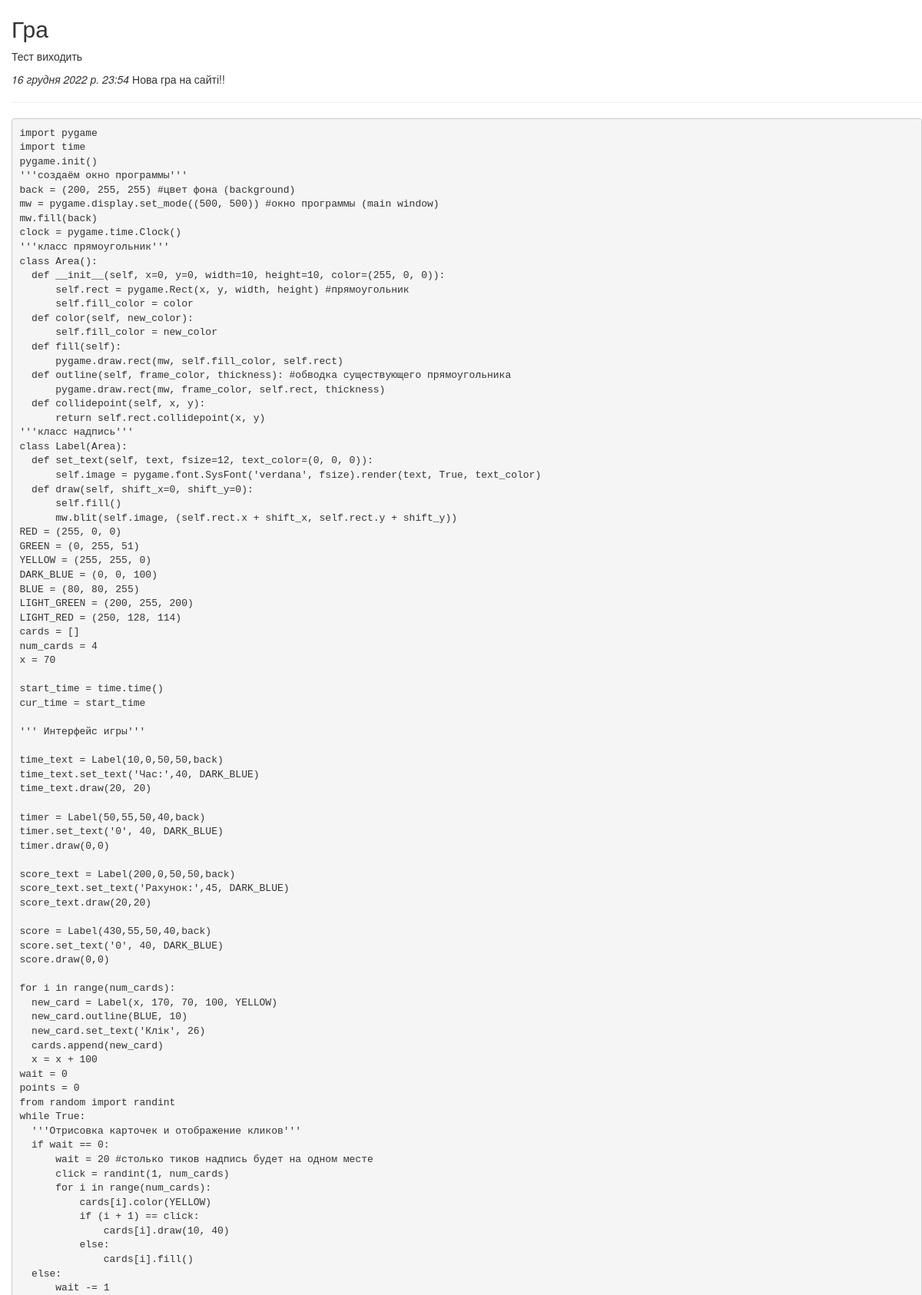
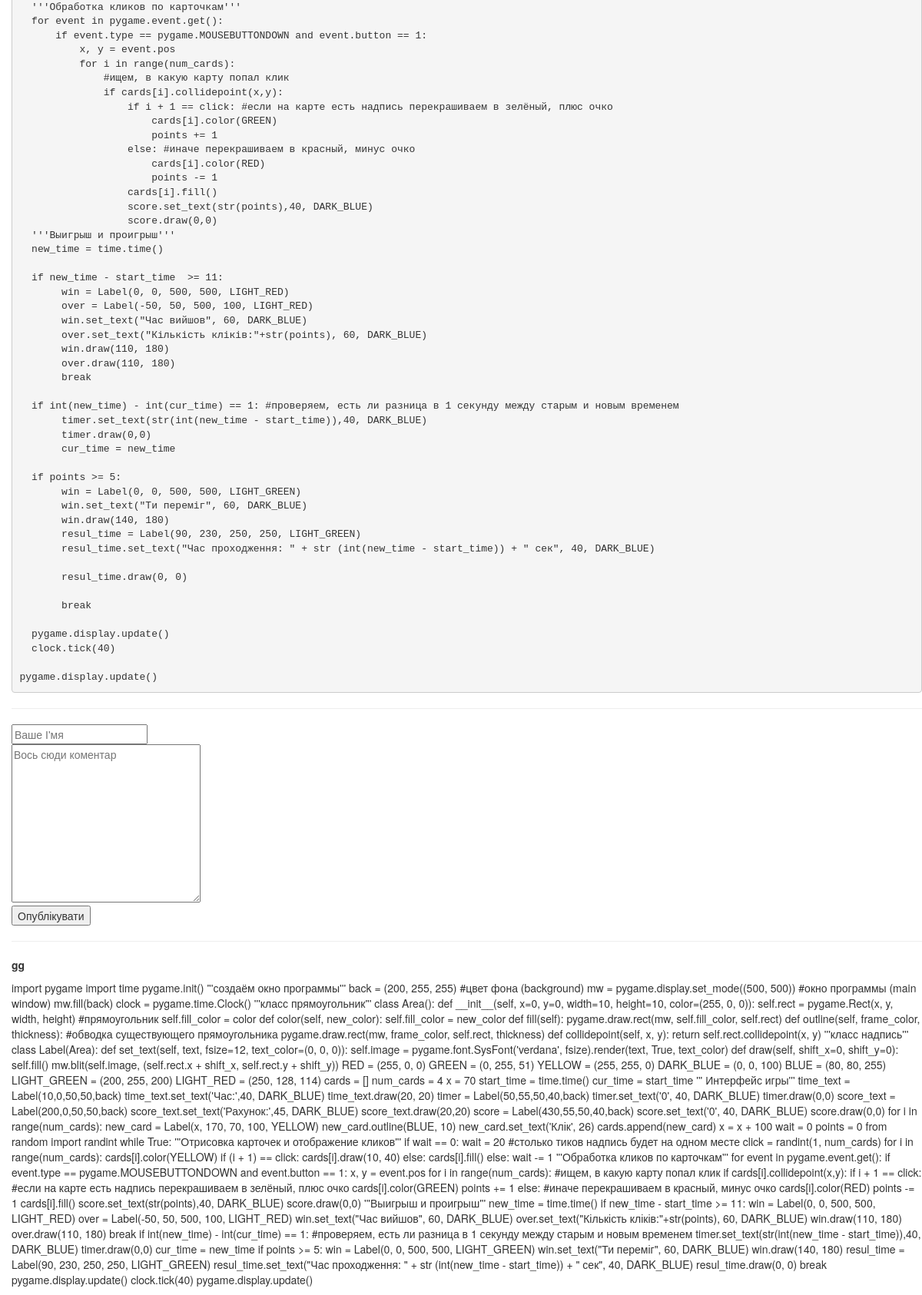
The app's page /gameapp/1/ with its own data (2 pictures, top to bottom).
### game/apps/gameapp/models.py (models this page shows, shortened)
class Game(models.Model):
    game_title = models.CharField('Назва гри', max_length=100)
    game_code = models.TextField('Код гри тре вставити в IDE')
    game_description = models.TextField('Опис гри')
    pub_date = models.DateTimeField('Дата публікації на сайті')
    def was_published_recently(self):
        return self.pub_date >= (timezone.now() - datetime.timedelta(days = 7))
    class Meta:
        verbose_name = 'Гра'
        verbose_name_plural = 'Ігри'

class Comment(models.Model):
    gameapp = models.ForeignKey(Game, on_delete = models.CASCADE)
    author_name = models.CharField("Ім'я автора" , max_length=50)
    comment_text = models.TextField('Текст коментаря')
    class Meta:
        verbose_name = 'Коментар'
        verbose_name_plural = 'Коментарі'

### game/apps/gameapp/views.py (the view)
# urls.py: path('<int:game_id>/', views.detail, name='detail'),
def detail(request, game_id):
    try:
        a= Game.objects.get( id = game_id)
    except:
        raise Http404("Сайт гри не знайдено =(")
    Comment_list = a.comment_set.order_by('-id')[:10]
    return render(request, 'game/detail.html', {'game':a, 'Comment_list': Comment_list})

### game/templates/game/detail.html (shortened to what this page needs)
{% extends 'base.html' %}
{% block content %}
<h2>{{game.game_title}}</h2>
<p>{{game.game_description}}</p>
<em>{{game.pub_date}}</em>
{% if game.was_published_recently %}
Нова гра на сайті!!
{% endif %}
<hr>
<pre>{{game.game_code}}</pre>
<hr>
<form action="{% url 'gameapp:leave_comment' game.id %}" method="POST">
  <input type="text" required placeholder="Ваше І'мя" name="name"><br>
  <textarea name="text" required="" placeholder="Вось сюди коментар" cols="30" rows="10"></textarea><br>
  <button type="submit">Опублікувати</button>
</form>
<hr>
{% if Comment_list %}
  {% for c in Comment_list %}
    <p>
      <strong>{{c.author_name}}</strong>
      <p>{{c.comment_text}}</p>
    </p>
  {% endfor %}
{% else %}
Коментарі не знайдено
{% endif %}
{% endblock %}

### game/templates/base.html (shortened to what this page needs)
<!DOCTYPE html>
{%load static%}
<html lang="en">
<head>
    <link rel="stylesheet" href="{% static './css/game.css' %}">
    <link rel="stylesheet" href="//maxcdn.bootstrapcdn.com/bootstrap/3.2.0/css/bootstrap.min.css">
    <link rel="stylesheet" href="//maxcdn.bootstrapcdn.com/bootstrap/3.2.0/css/bootstrap-theme.min.css">
</head>
<body>
    {% block content %}{% endblock %}
</body>
</html>

### game/static/css/game.css (style rules this page uses)
h2 { color: #99ff33; font-family: sans-serif; }
body { padding-left: 15px; }

### records on screen
Game: game_title "Гра", game_description "Тест виходить", pub_date "16 грудня 2022 р. 23:54", game_code "import pygame import time pygame.init() '''создаём окно программы''' back = (200, 255, 255) #цвет фона (background) mw = pygame.display.set_mode((500, 500)) #окно программы (main window) mw.fill(back) clock = pygame.time.Clock() '''класс прямоугольник''' class Area(): def __init__(self, x=0, y=0, width=10, height=10, color=(255, 0, 0)): self.rect = pygame.Rect(x, y, width, height) #прямоугольник self.fill_color = color def color(self, new_color): self.fill_color = new_color def fill(self): pygame.draw.rect(mw, self.fill_color, self.rect) def outline(self, frame_color, thickness): #обводка существующего прямоугольника pygame.draw.rect(mw, frame_color, self.rect, thickness) def…"
Comment: author_name "gg", comment_text "import pygame import time pygame.init() '''создаём окно программы''' back = (200, 255, 255) #цвет фона (background) mw = pygame.display.set_mode((500, 500)) #окно программы (main window) mw.fill(back) clock = pygame.time.Clock() '''класс прямоугольник''' class Area(): def __init__(self, x=0, y=0, width=10, height=10, color=(255, 0, 0)): self.rect = pygame.Rect(x, y, width, height) #прямоугольник self.fill_color = color def color(self, new_color): self.fill_color = new_color def fill(self): pygame.draw.rect(mw, self.fill_color, self.rect) def outline(self, frame_color, thickness): #обводка существующего прямоугольника pygame.draw.rect(mw, frame_color, self.rect, thickness) def…"
